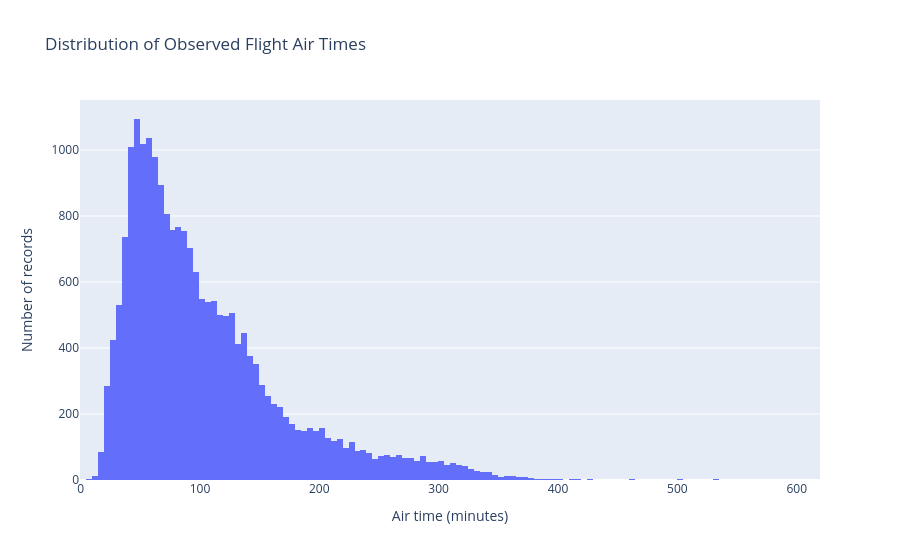

Here is the notebook cell this chart was saved with:
### Markdown cell above
## 4.Histogram: 
 A histogram is used to represent continuous data in the form of bar. Each bar has discrete values in bar graphs, whereas in histograms, we have bars representing a range of values. Histograms show frequency distributions. We can use histograms to visualize:
 
 * Students marks distribution
 * Frequency of waiting time of customers in a Bank

### Code cell
# Histogram of observed air times; missing values are excluded, not invented.
fig = px.histogram(observed_flights.dropna(subset=['AirTime']), x='AirTime',
                   title='Distribution of Observed Flight Air Times')
fig.update_layout(xaxis_title='Air time (minutes)', yaxis_title='Number of records')
fig.show()

### Figure 1 — Plotly figure (JSON) as saved in the notebook; plotly's stock layout.template omitted (floating-point values rounded to 4 significant figures; data arrays with more than 128 entries replaced by an {"elided": "..."} marker saying what was removed)
{"data": [{"bingroup": "x", "hovertemplate": "AirTime=%{x}<br>count=%{y}<extra></extra>", "legendgroup": "", "marker": {"color": "#636efa", "pattern": {"shape": ""}}, "name": "", "orientation": "v", "showlegend": false, "type": "histogram", "x": {"elided": "21406 float values"}, "xaxis": "x", "yaxis": "y"}], "layout": {"barmode": "relative", "legend": {"tracegroupgap": 0}, "title": {"text": "Distribution of Observed Flight Air Times"}, "xaxis": {"anchor": "y", "domain": [0, 1], "title": {"text": "Air time (minutes)"}}, "yaxis": {"anchor": "x", "domain": [0, 1], "title": {"text": "Number of records"}}}}
